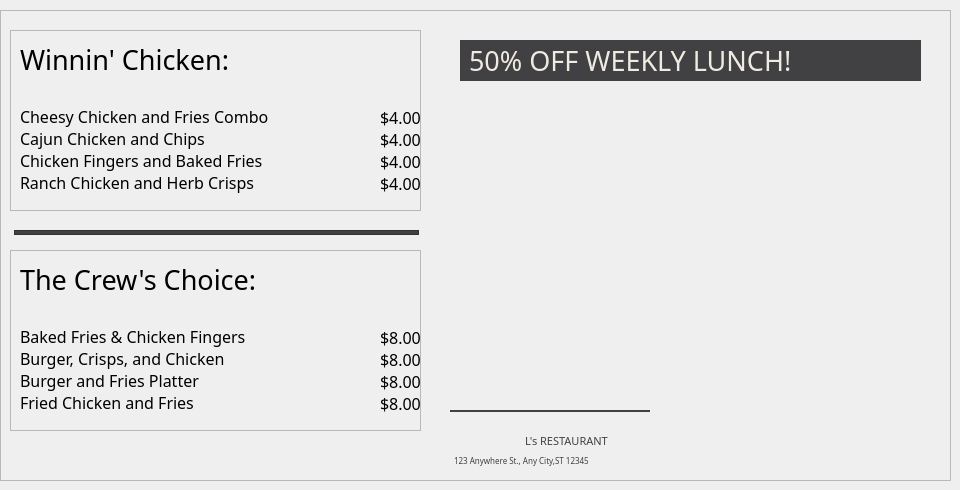
     <widget class="QWidget" name="SideDishes">
      <widget class="QFrame" name="frame_42">
       <property name="geometry">
        <rect>
         <x>0</x>
         <y>10</y>
         <width>951</width>
         <height>471</height>
        </rect>
       </property>
       <property name="frameShape">
        <enum>QFrame::StyledPanel</enum>
       </property>
       <property name="frameShadow">
        <enum>QFrame::Raised</enum>
       </property>
       <widget class="QFrame" name="frame_43">
        <property name="geometry">
         <rect>
          <x>10</x>
          <y>20</y>
          <width>411</width>
          <height>181</height>
         </rect>
        </property>
        <property name="styleSheet">
         <string notr="true">QPushButton{
background-color: transparent;
border-radius: 5px;

}
QPushButton:hover {
border: 3px solid rgb(59, 112, 112);
border-radius: 5px;
}
QPushButton:pressed {	
background-color: transparent;
border-radius: 5px;
border: 3px solid rgb(59, 112, 112);
}</string>
        </property>
        <property name="frameShape">
         <enum>QFrame::StyledPanel</enum>
        </property>
        <property name="frameShadow">
         <enum>QFrame::Raised</enum>
        </property>
        <widget class="QLabel" name="label_70">
         <property name="geometry">
          <rect>
           <x>370</x>
           <y>70</y>
           <width>41</width>
           <height>101</height>
          </rect>
         </property>
         <property name="font">
          <font>
           <family>Rockwell Nova Cond Light</family>
           <pointsize>12</pointsize>
          </font>
         </property>
         <property name="text">
          <string>$4.00
$4.00
$4.00
$4.00</string>
         </property>
        </widget>
        <widget class="QLabel" name="label_68">
         <property name="geometry">
          <rect>
           <x>10</x>
           <y>14</y>
           <width>321</width>
           <height>31</height>
          </rect>
         </property>
         <property name="font">
          <font>
           <family>Rockwell Nova</family>
           <pointsize>20</pointsize>
          </font>
         </property>
         <property name="text">
          <string>Winnin' Chicken:</string>
         </property>
        </widget>
        <widget class="QLabel" name="label_69">
         <property name="geometry">
          <rect>
           <x>10</x>
           <y>44</y>
           <width>351</width>
           <height>151</height>
          </rect>
         </property>
         <property name="font">
          <font>
           <family>Rockwell Nova</family>
           <pointsize>12</pointsize>
          </font>
         </property>
         <property name="text">
          <string>Cheesy Chicken and Fries Combo
Cajun Chicken and Chips
Chicken Fingers and Baked Fries
Ranch Chicken and Herb Crisps</string>
         </property>
        </widget>
        <widget class="QPushButton" name="pushButton_41">
         <property name="geometry">
          <rect>
           <x>0</x>
           <y>0</y>
           <width>411</width>
           <height>181</height>
          </rect>
         </property>
         <property name="styleSheet">
          <string notr="true">QPushButton{
background-color: transparent;
border-radius: 5px;
}
QPushButton:hover {
border: 3px solid rgb(59, 112, 112);
border-radius: 5px;
}
QPushButton:pressed {	
background-color: transparent;
border-radius: 5px;
border: 3px solid rgb(59, 112, 112);
}</string>
         </property>
         <property name="text">
          <string/>
         </property>
        </widget>
       </widget>
       <widget class="QFrame" name="frame_44">
        <property name="geometry">
         <rect>
          <x>10</x>
          <y>240</y>
          <width>411</width>
          <height>181</height>
         </rect>
        </property>
        <property name="styleSheet">
         <string notr="true">QPushButton:{
background-color: transparent;
border-radius: 5px;
border: 3px solid rgb(59, 112, 112);
}
QPushButton:hover {
border: 3px solid rgb(59, 112, 112);
border-radius: 5px;
}
QPushButton:pressed {	
background-color: transparent;
border-radius: 5px;
border: 3px solid rgb(59, 112, 112);
}</string>
        </property>
        <property name="frameShape">
         <enum>QFrame::StyledPanel</enum>
        </property>
        <property name="frameShadow">
         <enum>QFrame::Raised</enum>
        </property>
        <widget class="QLabel" name="label_71">
         <property name="geometry">
          <rect>
           <x>370</x>
           <y>70</y>
           <width>41</width>
           <height>101</height>
          </rect>
         </property>
         <property name="font">
          <font>
           <family>Rockwell Nova Cond Light</family>
           <pointsize>12</pointsize>
          </font>
         </property>
         <property name="text">
          <string>$8.00
$8.00
$8.00
$8.00</string>
         </property>
        </widget>
        <widget class="QLabel" name="label_72">
         <property name="geometry">
          <rect>
           <x>10</x>
           <y>14</y>
           <width>321</width>
           <height>31</height>
          </rect>
         </property>
         <property name="font">
          <font>
           <family>Rockwell Nova</family>
           <pointsize>20</pointsize>
          </font>
         </property>
         <property name="text">
          <string>The Crew's Choice:</string>
         </property>
        </widget>
        <widget class="QLabel" name="label_73">
         <property name="geometry">
          <rect>
           <x>10</x>
           <y>44</y>
           <width>351</width>
           <height>151</height>
          </rect>
         </property>
         <property name="font">
          <font>
           <family>Rockwell Nova</family>
           <pointsize>12</pointsize>
          </font>
         </property>
         <property name="text">
          <string>Baked Fries &amp; Chicken Fingers
Burger, Crisps, and Chicken
Burger and Fries Platter
Fried Chicken and Fries</string>
         </property>
        </widget>
        <widget class="QPushButton" name="pushButton_42">
         <property name="geometry">
          <rect>
           <x>0</x>
           <y>0</y>
           <width>411</width>
           <height>181</height>
          </rect>
         </property>
         <property name="styleSheet">
          <string notr="true">QPushButton{
background-color: transparent;
border-radius: 5px;
}
QPushButton:hover {
border: 3px solid rgb(59, 112, 112);
border-radius: 5px;
}
QPushButton:pressed {	
background-color: transparent;
border-radius: 5px;
border: 3px solid rgb(59, 112, 112);
}</string>
         </property>
         <property name="text">
          <string/>
         </property>
        </widget>
        <zorder>pushButton_42</zorder>
        <zorder>label_71</zorder>
        <zorder>label_72</zorder>
        <zorder>label_73</zorder>
       </widget>
       <widget class="QFrame" name="frame_45">
        <property name="geometry">
         <rect>
          <x>440</x>
          <y>80</y>
          <width>501</width>
          <height>381</height>
         </rect>
        </property>
        <property name="styleSheet">
         <string notr="true">border-radius: 5px;
border: 2px solid rpg(0,0,0);</string>
        </property>
        <property name="frameShape">
         <enum>QFrame::StyledPanel</enum>
        </property>
        <property name="frameShadow">
         <enum>QFrame::Raised</enum>
        </property>
        <widget class="QLabel" name="label_78">
         <property name="geometry">
          <rect>
           <x>10</x>
           <y>360</y>
           <width>201</width>
           <height>21</height>
          </rect>
         </property>
         <property name="font">
          <font>
           <family>Rockwell Nova</family>
           <pointsize>6</pointsize>
          </font>
         </property>
         <property name="styleSheet">
          <string notr="true">color: rgb(65, 64, 66);
background-color:transparent;
border: 2px solid transparent;</string>
         </property>
         <property name="text">
          <string>123 Anywhere St., Any City,ST 12345</string>
         </property>
        </widget>
        <widget class="QLabel" name="label_75">
         <property name="geometry">
          <rect>
           <x>2</x>
           <y>4</y>
           <width>221</width>
           <height>321</height>
          </rect>
         </property>
         <property name="styleSheet">
          <string notr="true">image: url(:/side dishes/images/side dishes/crump.png);
border-color: transparent;
</string>
         </property>
         <property name="text">
          <string/>
         </property>
        </widget>
        <widget class="QLabel" name="label_77">
         <property name="geometry">
          <rect>
           <x>80</x>
           <y>340</y>
           <width>131</width>
           <height>21</height>
          </rect>
         </property>
         <property name="font">
          <font>
           <family>Rockwell Nova</family>
           <pointsize>8</pointsize>
          </font>
         </property>
         <property name="styleSheet">
          <string notr="true">color: rgb(65, 64, 66);
background-color:transparent;
border: 2px solid transparent;</string>
         </property>
         <property name="text">
          <string>L's RESTAURANT</string>
         </property>
        </widget>
        <widget class="QLabel" name="label_74">
         <property name="geometry">
          <rect>
           <x>217</x>
           <y>4</y>
           <width>281</width>
           <height>191</height>
          </rect>
         </property>
         <property name="styleSheet">
          <string notr="true">image: url(:/side dishes/images/side dishes/Fried_chicken.png);
border-color: transparent;</string>
         </property>
         <property name="text">
          <string/>
         </property>
        </widget>
        <widget class="QLabel" name="label_76">
         <property name="geometry">
          <rect>
           <x>217</x>
           <y>189</y>
           <width>281</width>
           <height>191</height>
          </rect>
         </property>
         <property name="styleSheet">
          <string notr="true">image: url(:/side dishes/images/side dishes/crisps.png);
border-color: transparent;</string>
         </property>
         <property name="text">
          <string/>
         </property>
        </widget>
        <widget class="QFrame" name="frame_46">
         <property name="geometry">
          <rect>
           <x>10</x>
           <y>320</y>
           <width>200</width>
           <height>2</height>
          </rect>
         </property>
         <property name="styleSheet">
          <string notr="true">background-color: rgb(65, 64, 66);</string>
         </property>
         <property name="frameShape">
          <enum>QFrame::StyledPanel</enum>
         </property>
         <property name="frameShadow">
          <enum>QFrame::Raised</enum>
         </property>
        </widget>
       </widget>
       <widget class="QFrame" name="frame_47">
        <property name="geometry">
         <rect>
          <x>14</x>
          <y>220</y>
          <width>405</width>
          <height>5</height>
         </rect>
        </property>
        <property name="styleSheet">
         <string notr="true">background-color: rgb(65, 64, 66);</string>
        </property>
        <property name="frameShape">
         <enum>QFrame::StyledPanel</enum>
        </property>
        <property name="frameShadow">
         <enum>QFrame::Raised</enum>
        </property>
       </widget>
       <widget class="QLabel" name="label_86">
        <property name="geometry">
         <rect>
          <x>460</x>
          <y>30</y>
          <width>461</width>
          <height>41</height>
         </rect>
        </property>
        <property name="font">
         <font>
          <family>Rockwell Nova</family>
          <pointsize>20</pointsize>
         </font>
        </property>
        <property name="styleSheet">
         <string notr="true">border: 2px solid rgb(65, 64, 66);
background-color: rgb(65, 64, 66);
color: rgb(240, 235, 225);</string>
        </property>
        <property name="text">
         <string>50% OFF WEEKLY LUNCH!</string>
        </property>
       </widget>
      </widget>
     </widget>
